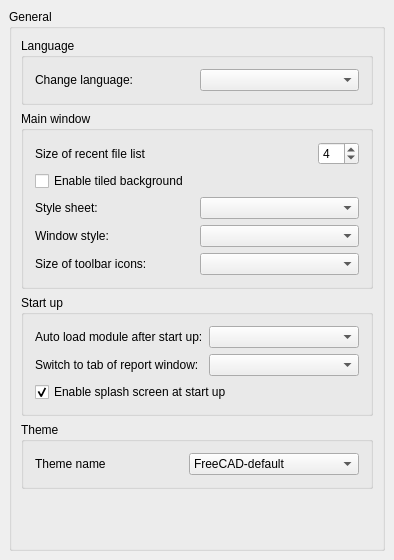
<?xml version="1.0" encoding="UTF-8"?>
<ui version="4.0">
 <class>g</class>
 <widget class="QWidget" name="g">
  <property name="geometry">
   <rect>
    <x>0</x>
    <y>0</y>
    <width>392</width>
    <height>560</height>
   </rect>
  </property>
  <property name="windowTitle">
   <string>General</string>
  </property>
  <layout class="QGridLayout">
   <property name="margin">
    <number>9</number>
   </property>
   <property name="spacing">
    <number>6</number>
   </property>
   <item row="0" column="0">
    <widget class="QGroupBox" name="GroupBox5">
     <property name="title">
      <string>General</string>
     </property>
     <layout class="QGridLayout">
      <property name="margin">
       <number>9</number>
      </property>
      <property name="spacing">
       <number>6</number>
      </property>
      <item row="0" column="0">
       <widget class="QGroupBox" name="GroupBox7">
        <property name="title">
         <string>Language</string>
        </property>
        <layout class="QGridLayout">
         <property name="margin">
          <number>11</number>
         </property>
         <property name="spacing">
          <number>6</number>
         </property>
         <item row="0" column="0">
          <layout class="QHBoxLayout">
           <property name="spacing">
            <number>6</number>
           </property>
           <property name="margin">
            <number>0</number>
           </property>
           <item>
            <widget class="QLabel" name="TextLabel1_4">
             <property name="text">
              <string>Change language:</string>
             </property>
            </widget>
           </item>
           <item>
            <widget class="QComboBox" name="Languages"/>
           </item>
          </layout>
         </item>
        </layout>
       </widget>
      </item>
      <item row="4" column="0">
       <spacer>
        <property name="orientation">
         <enum>Qt::Vertical</enum>
        </property>
        <property name="sizeHint" stdset="0">
         <size>
          <width>352</width>
          <height>221</height>
         </size>
        </property>
       </spacer>
      </item>
      <item row="2" column="0">
       <widget class="QGroupBox" name="GroupBox10">
        <property name="title">
         <string>Start up</string>
        </property>
        <layout class="QGridLayout">
         <property name="margin">
          <number>11</number>
         </property>
         <property name="spacing">
          <number>6</number>
         </property>
         <item row="1" column="0">
          <widget class="Gui::PrefCheckBox" name="SplashScreen">
           <property name="text">
            <string>Enable splash screen at start up</string>
           </property>
           <property name="checked">
            <bool>true</bool>
           </property>
           <property name="prefEntry" stdset="0">
            <cstring>ShowSplasher</cstring>
           </property>
           <property name="prefPath" stdset="0">
            <cstring>General</cstring>
           </property>
          </widget>
         </item>
         <item row="0" column="0">
          <layout class="QGridLayout">
           <property name="margin">
            <number>0</number>
           </property>
           <property name="spacing">
            <number>6</number>
           </property>
           <item row="1" column="0">
            <widget class="QLabel" name="tabReportLabel">
             <property name="text">
              <string>Switch to tab of report window:</string>
             </property>
            </widget>
           </item>
           <item row="0" column="1">
            <widget class="QComboBox" name="AutoloadModuleCombo"/>
           </item>
           <item row="1" column="1">
            <widget class="Gui::PrefComboBox" name="AutoloadTabCombo">
             <property name="prefEntry" stdset="0">
              <cstring>AutoloadTab</cstring>
             </property>
             <property name="prefPath" stdset="0">
              <cstring>General</cstring>
             </property>
            </widget>
           </item>
           <item row="0" column="0">
            <widget class="QLabel" name="autoModuleLabel">
             <property name="text">
              <string>Auto load module after start up:</string>
             </property>
            </widget>
           </item>
          </layout>
         </item>
        </layout>
       </widget>
      </item>
      <item row="1" column="0">
       <widget class="QGroupBox" name="GroupBox3">
        <property name="title">
         <string>Main window</string>
        </property>
        <layout class="QVBoxLayout">
         <property name="spacing">
          <number>6</number>
         </property>
         <property name="margin">
          <number>11</number>
         </property>
         <item>
          <layout class="QHBoxLayout">
           <property name="spacing">
            <number>6</number>
           </property>
           <property name="margin">
            <number>0</number>
           </property>
           <item>
            <widget class="QLabel" name="recentFileListLabel">
             <property name="text">
              <string>Size of recent file list</string>
             </property>
            </widget>
           </item>
           <item>
            <spacer>
             <property name="orientation">
              <enum>Qt::Horizontal</enum>
             </property>
             <property name="sizeType">
              <enum>QSizePolicy::Expanding</enum>
             </property>
             <property name="sizeHint" stdset="0">
              <size>
               <width>20</width>
               <height>20</height>
              </size>
             </property>
            </spacer>
           </item>
           <item>
            <widget class="Gui::PrefSpinBox" name="RecentFiles">
             <property name="value">
              <number>4</number>
             </property>
             <property name="prefEntry" stdset="0">
              <cstring>RecentFiles</cstring>
             </property>
             <property name="prefPath" stdset="0">
              <cstring>RecentFiles</cstring>
             </property>
            </widget>
           </item>
          </layout>
         </item>
         <item>
          <layout class="QHBoxLayout">
           <property name="spacing">
            <number>6</number>
           </property>
           <property name="margin">
            <number>0</number>
           </property>
           <item>
            <widget class="QCheckBox" name="tiledBackground">
             <property name="text">
              <string>Enable tiled background</string>
             </property>
            </widget>
           </item>
          </layout>
         </item>
         <item>
          <layout class="QHBoxLayout">
           <property name="spacing">
            <number>6</number>
           </property>
           <property name="margin">
            <number>0</number>
           </property>
           <item>
            <widget class="QLabel" name="styleSheetLabel">
             <property name="text">
              <string>Style sheet:</string>
             </property>
            </widget>
           </item>
           <item>
            <widget class="QComboBox" name="StyleSheets"/>
           </item>
          </layout>
         </item>
         <item>
          <layout class="QHBoxLayout">
           <property name="spacing">
            <number>6</number>
           </property>
           <property name="margin">
            <number>0</number>
           </property>
           <item>
            <widget class="QLabel" name="windowStyleLabel">
             <property name="text">
              <string>Window style:</string>
             </property>
            </widget>
           </item>
           <item>
            <widget class="QComboBox" name="WindowStyle"/>
           </item>
          </layout>
         </item>
         <item>
          <layout class="QHBoxLayout">
           <property name="spacing">
            <number>6</number>
           </property>
           <property name="margin">
            <number>0</number>
           </property>
           <item>
            <widget class="QLabel" name="iconSizeLabel">
             <property name="text">
              <string>Size of toolbar icons:</string>
             </property>
            </widget>
           </item>
           <item>
            <widget class="QComboBox" name="toolbarIconSize"/>
           </item>
          </layout>
         </item>
        </layout>
       </widget>
      </item>
      <item row="3" column="0">
       <widget class="QGroupBox" name="gb_theme">
        <property name="title">
         <string>Theme</string>
        </property>
        <layout class="QGridLayout" name="_2">
         <property name="margin">
          <number>11</number>
         </property>
         <property name="spacing">
          <number>6</number>
         </property>
         <item row="0" column="0">
          <layout class="QHBoxLayout" name="qhbl_theme">
           <property name="spacing">
            <number>6</number>
           </property>
           <property name="margin">
            <number>0</number>
           </property>
           <item>
            <widget class="QLabel" name="tl_theme">
             <property name="text">
              <string>Theme name</string>
             </property>
            </widget>
           </item>
           <item>
            <widget class="QComboBox" name="qcb_theme">
             <item>
              <property name="text">
               <string notr="true">FreeCAD-default</string>
              </property>
             </item>
             <item>
              <property name="text">
               <string notr="true">FreeCAD-template-theme</string>
              </property>
             </item>
            </widget>
           </item>
          </layout>
         </item>
        </layout>
       </widget>
      </item>
     </layout>
    </widget>
   </item>
  </layout>
 </widget>
 <layoutdefault spacing="6" margin="11"/>
 <customwidgets>
  <customwidget>
   <class>Gui::PrefCheckBox</class>
   <extends>QCheckBox</extends>
   <header>Gui/PrefWidgets.h</header>
  </customwidget>
  <customwidget>
   <class>Gui::PrefSpinBox</class>
   <extends>QSpinBox</extends>
   <header>Gui/PrefWidgets.h</header>
  </customwidget>
  <customwidget>
   <class>Gui::PrefComboBox</class>
   <extends>QComboBox</extends>
   <header>Gui/PrefWidgets.h</header>
  </customwidget>
 </customwidgets>
 <tabstops>
  <tabstop>Languages</tabstop>
  <tabstop>WindowStyle</tabstop>
  <tabstop>RecentFiles</tabstop>
  <tabstop>SplashScreen</tabstop>
 </tabstops>
 <resources/>
 <connections/>
</ui>
